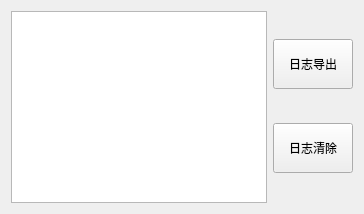
          <widget class="QWidget" name="tab_recorder">
           <attribute name="title">
            <string>日志界面</string>
           </attribute>
           <layout class="QHBoxLayout" name="horizontalLayout_3">
            <item>
             <layout class="QVBoxLayout" name="vLayout_tab_recorder_1">
              <item>
               <layout class="QVBoxLayout" name="vLayout_tab_recorder_11">
                <item>
                 <widget class="QPlainTextEdit" name="plainText_tabrecorder"/>
                </item>
               </layout>
              </item>
             </layout>
            </item>
            <item>
             <layout class="QVBoxLayout" name="vLayout_tab_recorder_2">
              <item>
               <widget class="QPushButton" name="btn_tab_recoder_ouputRecorder">
                <property name="maximumSize">
                 <size>
                  <width>150</width>
                  <height>50</height>
                 </size>
                </property>
                <property name="text">
                 <string>日志导出</string>
                </property>
               </widget>
              </item>
              <item>
               <widget class="QPushButton" name="btn_tab_recoder_clearRecorder">
                <property name="maximumSize">
                 <size>
                  <width>150</width>
                  <height>50</height>
                 </size>
                </property>
                <property name="text">
                 <string>日志清除</string>
                </property>
               </widget>
              </item>
             </layout>
            </item>
           </layout>
          </widget>
